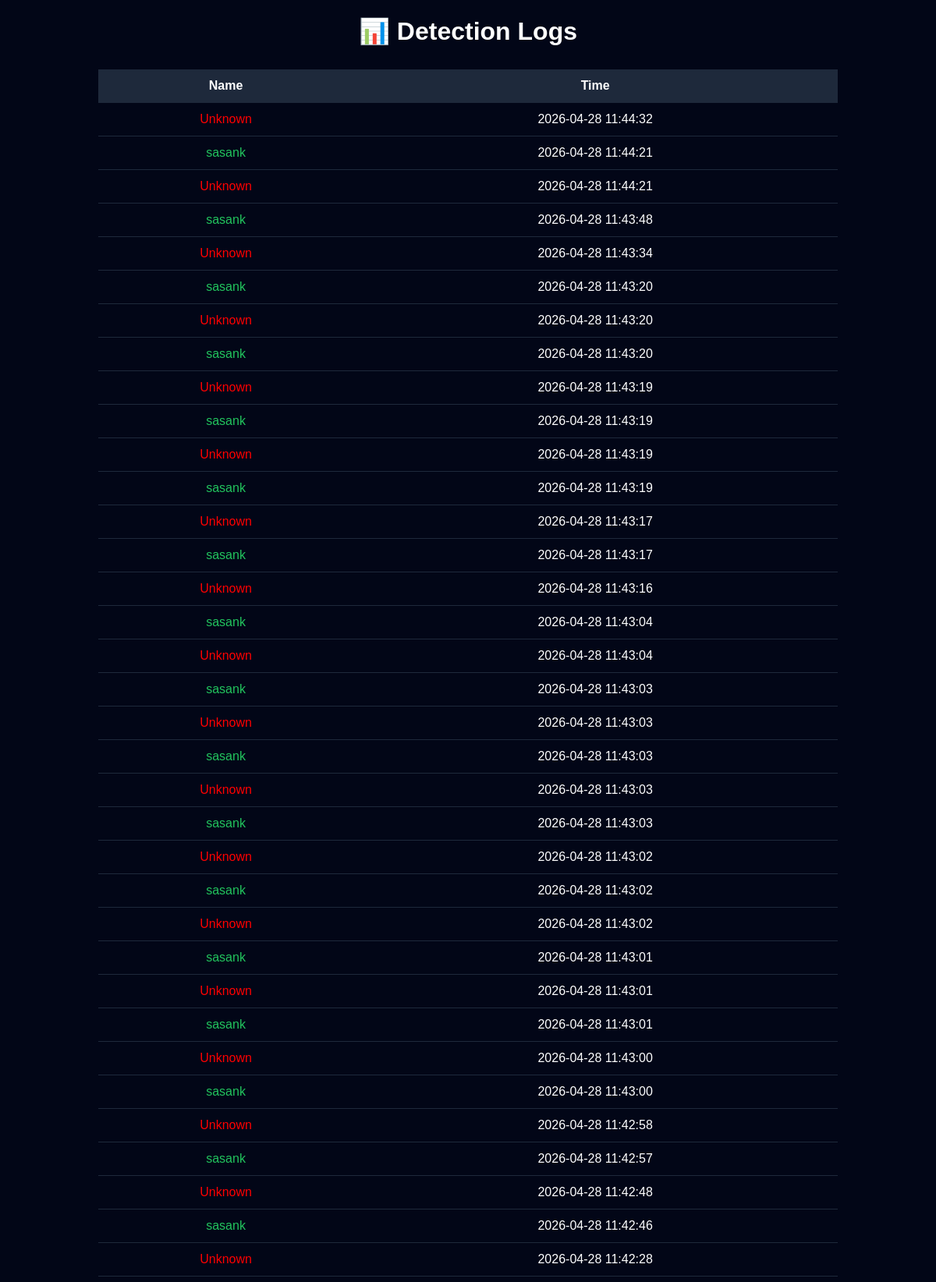
Screenshot of /dashboard (signed in, upper part) with the database file from the repository.
### tables this page shows
CREATE TABLE logs (
                    id INTEGER PRIMARY KEY AUTOINCREMENT,
                    name TEXT,
                    time TEXT);

### app.py (the view)
    def wrapper(*args, **kwargs):
        if "user" not in session:
            return redirect("/login")
        return func(*args, **kwargs)

### app.py (called while the page is built)
def login_required(func):
    def wrapper(*args, **kwargs):
        if "user" not in session:
            return redirect("/login")
        return func(*args, **kwargs)
    wrapper.__name__ = func.__name__
    return wrapper

@app.route('/dashboard')
@login_required
def dashboard():
    conn = sqlite3.connect(DB_PATH)
    c = conn.cursor()
    c.execute("SELECT name, time FROM logs ORDER BY id DESC")
    logs = c.fetchall()
    conn.close()
    return render_template("dashboard.html", logs=logs)

### templates/dashboard.html (shortened to what this page needs)
<!DOCTYPE html>
<html>
<head>
</head>
<body>
<h1>📊 Detection Logs</h1>
<table>
    <tr>
        <th>Name</th>
        <th>Time</th>
    </tr>
    {% for log in logs %}
    <tr>
        <td class="{{ 'unknown' if log[0]=='Unknown' else 'known' }}">
            {{ log[0] }}
        </td>
        <td>{{ log[1] }}</td>
    </tr>
    {% endfor %}
</table>
<br>
</body>
</html>

### templates/dashboard.html (style rules this page uses)
body { background: #020617; color: white; font-family: Arial; text-align: center; }
table { margin: auto; border-collapse: collapse; width: 80%; margin-top: 30px; }
th, td { padding: 12px; border-bottom: 1px solid #1e293b; }
th { background: #1e293b; }
.unknown { color: red; }
.known { color: #22c55e; }

### rows the page displays
logs: name "Unknown", time "2026-04-28 11:44:32"
logs: name "sasank", time "2026-04-28 11:44:21"
logs: name "Unknown", time "2026-04-28 11:44:21"
logs: name "sasank", time "2026-04-28 11:43:48"
logs: name "Unknown", time "2026-04-28 11:43:34"
logs: name "sasank", time "2026-04-28 11:43:20"
logs: name "Unknown", time "2026-04-28 11:43:20"
logs: name "sasank", time "2026-04-28 11:43:20"
logs: name "Unknown", time "2026-04-28 11:43:19"
logs: name "sasank", time "2026-04-28 11:43:19"
logs: name "Unknown", time "2026-04-28 11:43:19"
logs: name "sasank", time "2026-04-28 11:43:19"
logs: name "Unknown", time "2026-04-28 11:43:17"
logs: name "sasank", time "2026-04-28 11:43:17"
logs: name "Unknown", time "2026-04-28 11:43:16"
logs: name "sasank", time "2026-04-28 11:43:04"
logs: name "Unknown", time "2026-04-28 11:43:04"
logs: name "sasank", time "2026-04-28 11:43:03"
logs: name "Unknown", time "2026-04-28 11:43:03"
logs: name "sasank", time "2026-04-28 11:43:03"
logs: name "Unknown", time "2026-04-28 11:43:03"
logs: name "sasank", time "2026-04-28 11:43:03"
logs: name "Unknown", time "2026-04-28 11:43:02"
logs: name "sasank", time "2026-04-28 11:43:02"
logs: name "Unknown", time "2026-04-28 11:43:02"
logs: name "sasank", time "2026-04-28 11:43:01"
logs: name "Unknown", time "2026-04-28 11:43:01"
logs: name "sasank", time "2026-04-28 11:43:01"
logs: name "Unknown", time "2026-04-28 11:43:00"
logs: name "sasank", time "2026-04-28 11:43:00"
logs: name "Unknown", time "2026-04-28 11:42:58"
logs: name "sasank", time "2026-04-28 11:42:57"
logs: name "Unknown", time "2026-04-28 11:42:48"
logs: name "sasank", time "2026-04-28 11:42:46"
logs: name "Unknown", time "2026-04-28 11:42:28"
